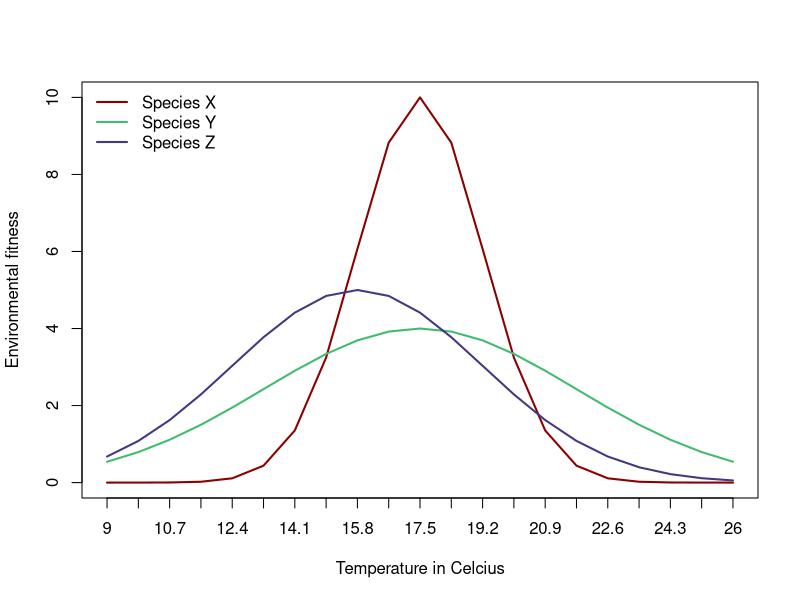
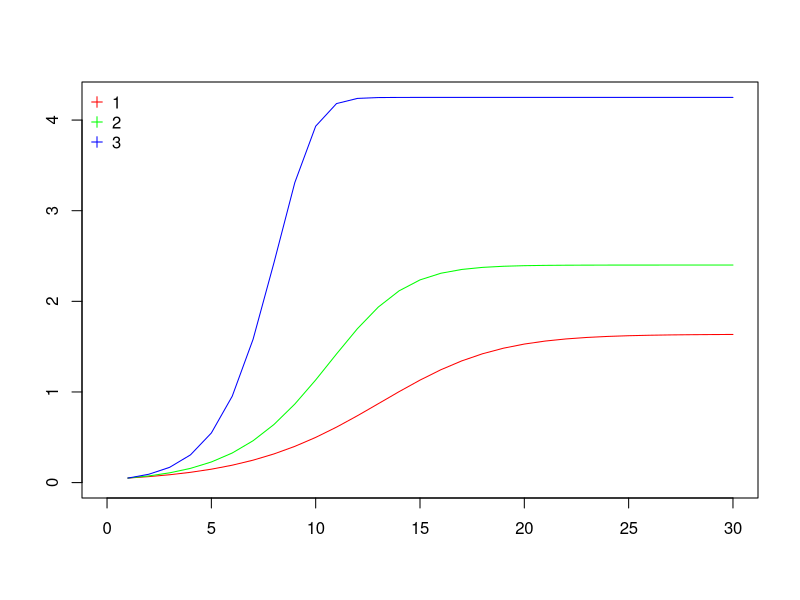
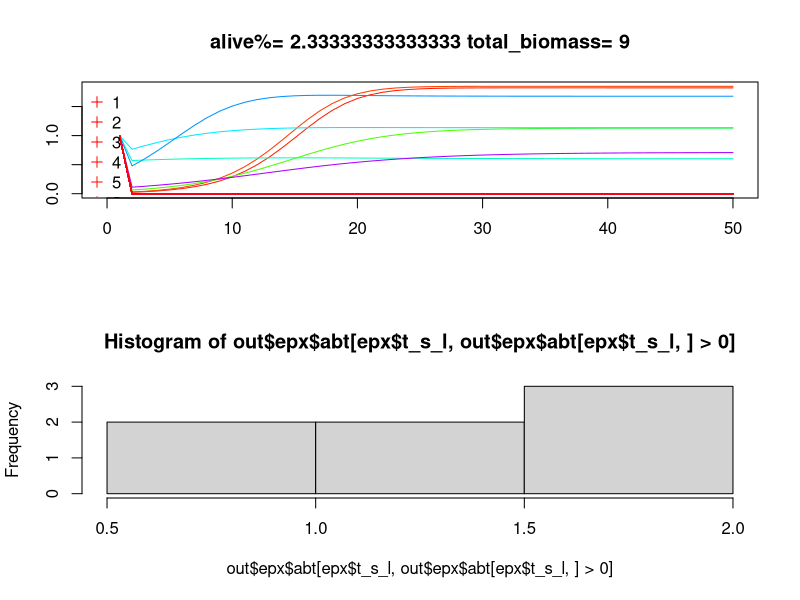
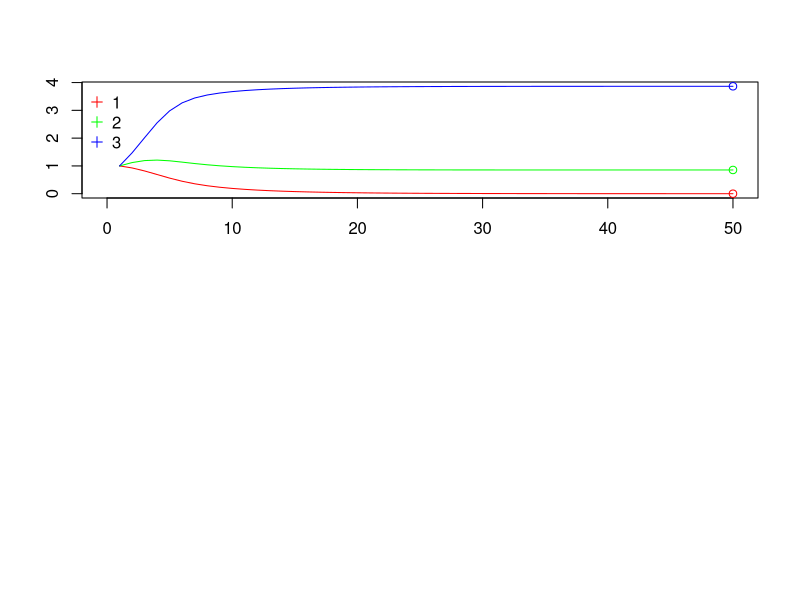
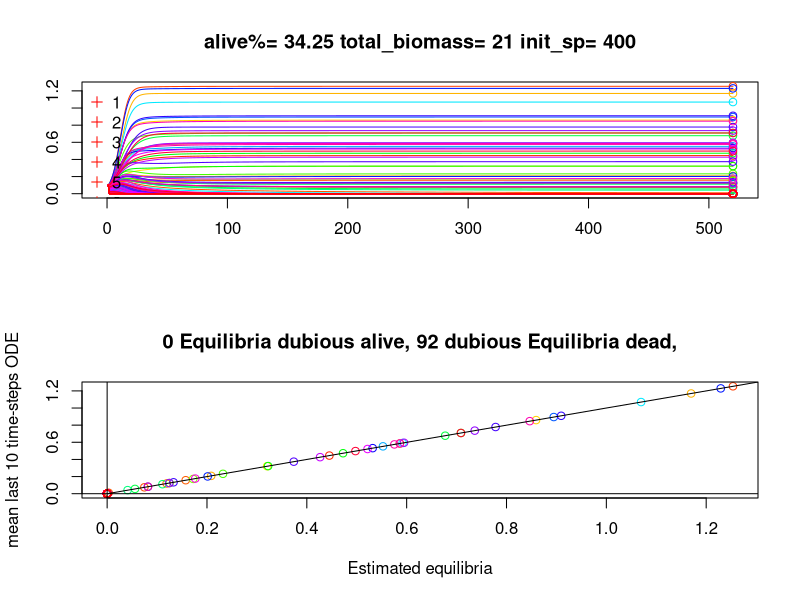

Reproduce these figures in R, in order.
## METADATA ===============================================================
## Description: Ecology function
## 
## R version: 4.2.2 for Windows
## Date: 2023-07-11 12:48:21
## License: GPL3
## Author: Oskar Hagen (oskar@hagen.bio)
##=======================================================================##
ss_eff_emp <- list("dispersal"=NA, "dispersal_success"=NA, "environmental_filter"=NA, "competition_c"=NA, "competition_l"=NA)
ss_eff <- list()

# prepare input from traits list (t_l) and landscape list (l_l)
# return traits and landscape
prep_imp <- function(t_l,l_l){
  traits <- matrix(unlist(t_l), ncol=length(t_l))
  colnames(traits) <- names(t_l)
  landscape <- matrix(unlist(l_l), ncol=length(l_l))
  colnames(landscape) <- names(l_l)
  return(list("landscape"=landscape, "traits"=traits))
}

set_exp <- function(abundance, t_l, l_l, t_s){
  prep <- prep_imp(t_l = t_l, l_l = l_l)
  cols <- rainbow(length(abundance))
  t_s_l <- length(t_s)
  abt <- matrix(NA,ncol=length(abundance), nrow=t_s_l)
  colnames(abt) <- names(abundance)
  abt[1,] <- abundance
  ss_eff <- list()
  assign("ss_eff", ss_eff, envir = .GlobalEnv)
  return(list("abt"=abt, "t_s_l"=t_s_l, "prep"=prep, "cols"=cols, "t_s"=t_s))
}

plot_exp <- function(abt, epx, ...){
  plot(NULL, xlab="", ylab="",
       xlim=c(0, epx$t_s_l), ylim=c(0, max(abt, na.rm=T)), ...)
  for (spi in names(abundance)){
    lines(abt[,spi], col=epx$cols[as.numeric(spi)])
  }
  legend("topleft", legend = colnames(epx$abt), col=epx$cols, pch=3, bty="n")
}
# for arbitrary real constants a, b and non zero c. 
# It is named after the mathematician Carl Friedrich Gauss. 
# The graph of a Gaussian is a characteristic symmetric "bell curve" shape. 
# The parameter a is the height of the curve's peak, b is the position of the center of the peak 
# and c (the standard deviation, sometimes called the Gaussian RMS width) controls the width of the "bell". 
# this functions scales the abundance and with ns, meaning, a higher ns means a stricter niche strength,
# with ns=0 as no niche selection at all

fg <- function(x,a=1,b,c){
  #### BROWSER ! ----------
  # browser()
  a <- a/c
  v <- a*exp(-((x-b)^2/(2*c^2)))
  return(v)
}
plot(fg(x=0.5, b=seq(0,1,0.05), c=.1), type='l', xaxt="n", col="#8B0000", lwd=2,
     ylab = "Environmental fitness", xlab="Temperature in Celcius")
lines(fg(x=0.5, b=seq(0,1,0.05), c=.25), col="#41BB71", lwd=2)
lines(fg(x=0.4, b=seq(0,1,0.05), c=.2), col="#423A81", lwd=2)
axis(1, at=1:length(seq(0,1,0.05)), labels=seq(9,26,length.out=length(seq(0,1,0.05)) ))
legend("topleft", legend = c("Species X", "Species Y", "Species Z"), lwd=2, col=c("#8B0000","#41BB71","#423A81"), bty='n')


s_e_f_tt <- function(abundance, traits, landscape, ss_eff_i=ss_eff){
  ns <- length(abundance)
  # set temp_id
  temp_id_size <- ns+2
  temp_id <- matrix(NA, ncol=temp_id_size, nrow=length(ss_eff_emp))
  colnames(temp_id) <- c("id", "patch", names(abundance))
  rownames(temp_id) <- names(ss_eff_emp)
  temp_id[,"id"] <- 1
  temp_id[,"patch"] <- 1
  mask_patch <- rep(T,temp_id_size)
  mask_patch[1:2] <- FALSE
  # set env niche
  env_min_fg <- fg(x=landscape[,"min_temp"], a=1, b=traits[, "mean_temp"], c=traits[, "temp_width"])
  env_max_fg <- fg(x=landscape[,"max_temp"], a=1, b=traits[, "mean_temp"], c=traits[, "temp_width"])
  # set growth rate
  g <- .1
  # abundance_tii first is only what the env. determines to be the new abundances
  r_f <- g*sqrt(env_min_fg*env_max_fg) # geometric mean
  temp_id["environmental_filter",mask_patch] <- r_f
  # Competition
  c_c <- traits[,"competition_c"] # intra competition
  c_l <- traits[,"competition_l"]
  # vector c_c
  v_c_c <- (1-c_c)*abundance # the larger the c_c the better for the species
  temp_id["competition_c",mask_patch] <- v_c_c
  # abundance_tii accounts now to the reduction of intra competition c_c 
  # abundance_tc <- abundance-v_c_c
  # remove conspecifics
  # prepare matrx
  abd_l <- matrix(abundance, nrow=ns, ncol=ns)
  diag(abd_l) <- 0
  # apply c_l
  v_c_l <- (1-c_l)*colSums(abd_l)
  temp_id["competition_l",mask_patch] <- v_c_l
  # abundance_tii accounts now to the reduction of inter competition c_l
  # abundance_tl <- abundance-v_c_l
  temp_id["dispersal",mask_patch] <- as.numeric(abundance==1)
  abundance_tii <- abundance*(r_f-v_c_c-v_c_l)
  #abundance thhreashold
  # abundance_tii[abundance_tii<0.001] <- 0
  temp_id["dispersal_success",mask_patch] <- as.numeric(abundance>0)*temp_id["dispersal",mask_patch]
  ss_eff_i[[length(ss_eff_i)+1]] <- temp_id
  return(list("abundance"=abundance_tii, "ss_eff"=ss_eff_i))
}

# EQUILIBRIUM SOLUTION
s_e_f_t <- function(abundance, traits, landscape){
  # traits <- epx$prep$traits
  # landscape <- epx$prep$landscape
  ns <- length(abundance)
  #### get rf, here r_f is the per capita growth rate of biomass that depends on the local site conditions 
  # set env niche
  env_min_fg <- fg(x=landscape[,"min_temp"], a=1, b=traits[, "mean_temp"], c=traits[, "temp_width"])
  env_max_fg <- fg(x=landscape[,"max_temp"], a=1, b=traits[, "mean_temp"], c=traits[, "temp_width"])
  # set growth rate
  g <- .1
  # abundance_tii first is only what the env. determines to be the new abundances
  r_f <- g*sqrt(env_min_fg*env_max_fg) # geometric mean
  
  ###### get (a_ff) = same species interaction coefficient and (afh)= heterospecific interaction coefficient 
  # get traits Competition
  c_c <- traits[,"competition_c"] # intra competition
  c_l <- traits[,"competition_l"]
  
  # set a_ff and a_fh
  a_ff <- 1-c_c
  a_fh <- 1-c_l
  
  # check if conditions are met in order to continue
  if (any(a_ff<=a_fh)){
    stop("a_ff has to be bigger than a_fh for this equilibrium function to be used! Check your intial and evolutionary conditions of the competition traits.")
  }
  
  ####### get K_f = the carrying capacity of species f (that is the equilibrium for the case without heterospecific biomass
  K_f <- r_f/a_ff
  ###### get J = the total biomass J* of the community in equilibrium
  J <- get_J(a_ff, a_fh, K_f)
  wistop <- FALSE
  keep_on_while <- rep(TRUE, ns)
  while(wistop==FALSE){
    shall_live <- (a_ff*K_f)>(a_fh*J)
    if (all(shall_live[keep_on_while])){
      B_f <- ((a_ff*K_f)-(a_fh*J))/(a_ff-a_fh)
      B_f[!shall_live] <- 0
      wistop <- TRUE
    } else{
      print(paste("here we go: "))
      #### BROWSER ! ----------
      a_ff[!shall_live] <- 0
      a_fh[!shall_live] <- 0
      K_f[!shall_live] <- 0
      keep_on_while <- shall_live
      J <- get_J(a_ff, a_fh, K_f)
    }
  }
  names(B_f) <- names(abundance)
  B_f[B_f<0] <- 0
  return(B_f)
}

get_J <- function(a_ff, a_fh, K_f){
  J <- sum((a_ff*K_f)/(a_ff-a_fh), na.rm=T)/(1+sum((a_fh/(a_ff-a_fh)), na.rm=T)) # new
  return(J)
}



run_exp <- function(epx, ss_eff){
  for (ti in epx$t_s[-1]){
    prev_abd <- epx$abt[ti-1,]
    dt <- s_e_f_tt(abundance=prev_abd, 
                   traits=epx$prep$traits, 
                   landscape=epx$prep$landscape, 
                   ss_eff_i=ss_eff)
    epx$abt[ti,] <- prev_abd+dt$abundance
    epx$abt[ti,epx$abt[ti,]<0] <- 0
    ss_eff <<- dt$ss_eff
  }
  return(list("epx"=epx, "ss_eff"=ss_eff))
}



#### RUN EXPERIMENT 
es <- 0
t_l <- list("mean_temp"=c(.5,.5,.5,rep(.6,es)), 
            "temp_width"=c(0.3,0.2,0.1,rep(0.23,es)), 
            "competition_c"=c(0.8,0.8,0.8, rep(0.8,es)), 
            "competition_l"=c(1,1,1,rep(1,es)))
l_l <- list("min_temp"=0.43, "max_temp"=0.54)
abundance <- c(0.05, 0.05, 0.05)
names(abundance) <- 1:(es+3)
epx <- set_exp(abundance, t_l, l_l, t_s=1:30)
out <- run_exp(epx, ss_eff)
plot_exp(out$epx$abt, out$epx)






# set for random species
es <- 300 # community size
grid_size <- 1000
range_c_c <- seq(0.8,0.8,length.out=grid_size)
range_c_l <- seq(0.85,1,length.out=grid_size)
range_mean_temp <- seq(0.4,0.5,length.out=grid_size)
range_temp_width <- seq(0.2,0.8,length.out=grid_size)
t_l <- list("mean_temp"=sample(range_mean_temp, size=es,replace = T), 
            "temp_width"=sample(range_temp_width, size=es,replace = T), 
            "competition_c"=sample(range_c_c, size=es,replace = T), 
            "competition_l"=sample(range_c_l, size=es,replace = T))
l_l <- list("min_temp"=0.44, "max_temp"=0.46)
abundance <- rep(1,es)
names(abundance) <- 1:es
epx <- set_exp(abundance, t_l, l_l, t_s=1:50)
out <- run_exp(epx, ss_eff=list())
par(mfrow=c(2,1))
plot_exp(out$epx$abt, out$epx, 
         main=paste("alive%=",(sum(out$epx$abt[epx$t_s_l,]>0)/es)*100, "total_biomass=", round(sum(out$epx$abt[epx$t_s_l,]),0)))
hist(out$epx$abt[epx$t_s_l,out$epx$abt[epx$t_s_l,]>0])



#### RUN EXPERIMENT TO COMPARE AND TEST EQUILIBRIUM EQUATION

es <- 0
t_l <- list("mean_temp"=c(.5,.5,.5,rep(.6,es)), 
            "temp_width"=c(0.3,0.2,0.1,rep(0.23,es)), 
            "competition_c"=c(0.8,0.8,0.8, rep(0.8,es)), 
            "competition_l"=c(0.90, 0.92,0.91,rep(1,es)))
l_l <- list("min_temp"=0.43, "max_temp"=0.54)
abundance <- c(1, 1, 1, rep(1,es))
names(abundance) <- 1:(es+3)
epx <- set_exp(abundance, t_l, l_l, t_s=1:50)
out <- run_exp(epx, ss_eff)
plot_exp(out$epx$abt, out$epx)
abd_eq <- s_e_f_t(abundance, epx$prep$traits, epx$prep$landscape)
points(y=abd_eq, x=rep(epx$t_s_l, length(abd_eq)), col=epx$cols)




es <- 400 # community size
grid_size <- 1000
range_c_c <- seq(0.8,0.8,length.out=grid_size)
range_c_l <- seq(0.9,1,length.out=grid_size)
range_mean_temp <- seq(0.4,0.6,length.out=grid_size)
range_temp_width <- seq(0.3,0.6,length.out=grid_size)
t_l <- list("mean_temp"=sample(range_mean_temp, size=es,replace = T), 
            "temp_width"=sample(range_temp_width, size=es,replace = T), 
            "competition_c"=sample(range_c_c, size=es,replace = T), 
            "competition_l"=sample(range_c_l, size=es,replace = T))
l_l <- list("min_temp"=0.4, "max_temp"=0.6)
abundance <- rep(0.1, es)# c(rep(0.1,20),rep(1,length.out=(es-20)))
names(abundance) <- 1:es
epx <- set_exp(abundance, t_l, l_l, t_s=1:520)
out <- run_exp(epx, ss_eff)
par(mfrow=c(2,1))
plot_exp(out$epx$abt, out$epx, main=paste("alive%=",(sum(out$epx$abt[epx$t_s_l,]>0)/es)*100, "total_biomass=", round(sum(out$epx$abt[epx$t_s_l,]),0), "init_sp=",es))
# get equilibria
abd_eq <- s_e_f_t(abundance, traits=epx$prep$traits, landscape=epx$prep$landscape)
points(y=abd_eq, x=rep(epx$t_s_l, length(abd_eq)), col=epx$cols)
colmeans <- colMeans(out$epx$abt[(out$epx$t_s_l-10):out$epx$t_s_l,])
plot(jitter(abd_eq), jitter(colmeans), col=epx$cols, ylab="mean last 10 time-steps ODE", xlab="Estimated equilibria")
abline(h=0)
abline(v=0)
title(paste(sum(colmeans<=0&abd_eq>0), "Equilibria dubious alive,", sum(colmeans>0&abd_eq<=0), "dubious Equilibria dead,"))
lines(0:2, 0:2)
